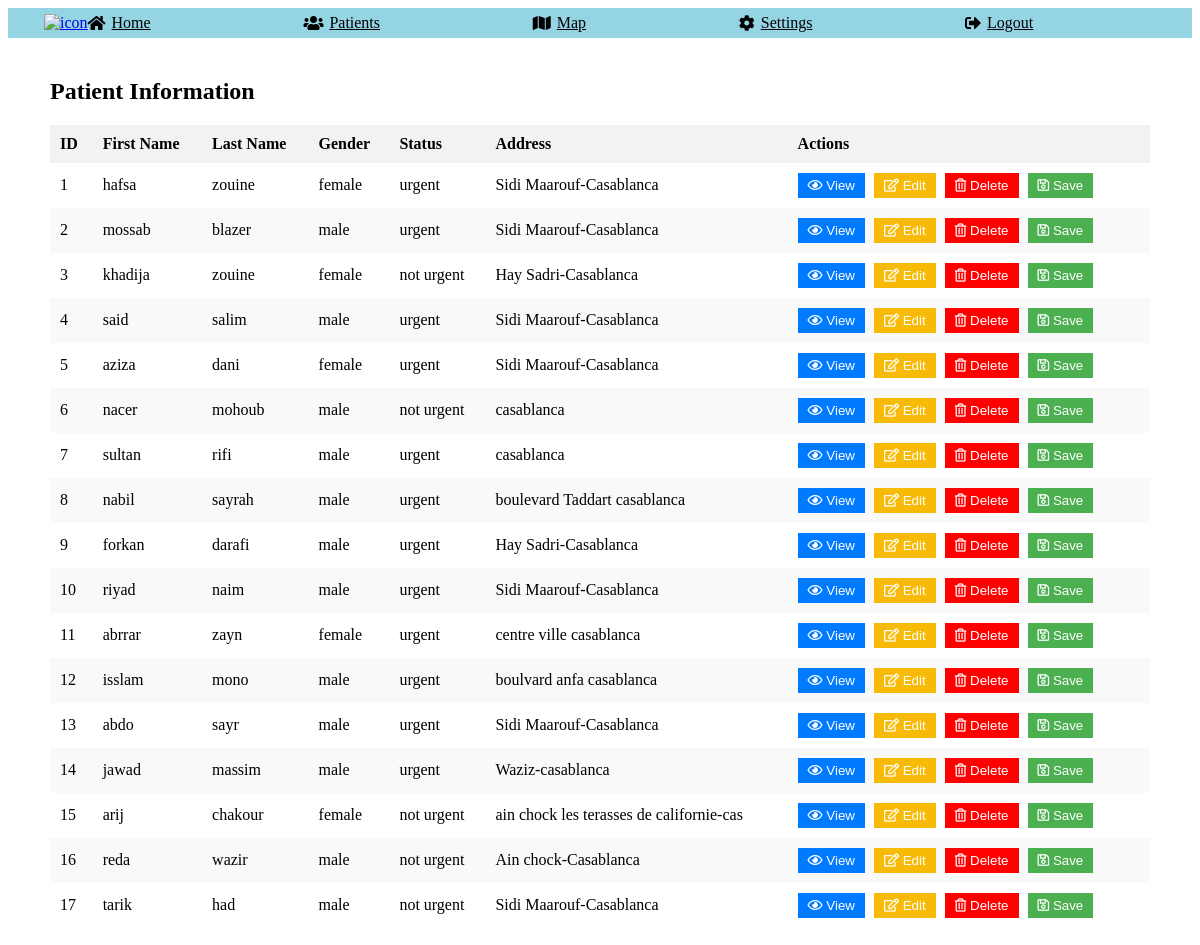
The app's page /patient_info.php with its own data.
### tables this page shows
CREATE TABLE `patient` (
  `id` int(11) NOT NULL,
  `first_name` varchar(20) NOT NULL,
  `last_name` varchar(20) NOT NULL,
  `gender` varchar(10) NOT NULL,
  `address` varchar(40) NOT NULL,
  `statuts` varchar(50) DEFAULT 'urgent'
);

### patient_info.php (the view, shortened to what this page needs)
<?php
$servername = "localhost";
$dbUsername = "root";
$dbPassword = "";
$dbname = "doctor";
$conn = mysqli_connect($servername, $dbUsername, $dbPassword, $dbname);
$selectQuery = "SELECT * FROM patient";
$result = mysqli_query($conn, $selectQuery);
$patients = [];
if (mysqli_num_rows($result) > 0) {
    while ($row = mysqli_fetch_assoc($result)) {
        $patients[] = $row;
    }
}
?>
<!DOCTYPE html>
<html lang="en">
<head>
    <link rel="stylesheet" href="https://cdnjs.cloudflare.com/ajax/libs/font-awesome/5.15.3/css/all.min.css">
</head>
<body>
<header>
        <div class="icon">
            <a href="#"><img src="ager.PNG" alt="icon"></a>
        </div>
        <div class="header-left">
          <i class="fas fa-home"></i>
          <a href="agentLog.html">Home</a>
        </div>
        <div class="header-left">
          <i class="fas fa-users"></i>
          <a href="patient_info.php">Patients</a>
        </div>
        <div class="header-right">
          <i class="fas fa-map"></i>
          <a href="combined_page.html">Map</a>
      </div>
        <div class="header-right">
          <i class="fas fa-cog"></i>
          <a href="settings.php">Settings</a>
        </div>
        <div class="header-right">
          <i class="fas fa-sign-out-alt"></i>
          <a href="responsable.html">Logout</a>
        </div>
    </header>
    <div class="container">
        <h2>Patient Information</h2>
        <table>
            <thead>
                <tr>
                    <th>ID</th>
                    <th>First Name</th>
                    <th>Last Name</th>
                    <th>Gender</th>
                    <th>Status</th>
                    <th>Address</th>
                    <th>Actions</th>
                </tr>
            </thead>
            <tbody>
                <?php foreach ($patients as $patient) : ?>
                    <tr>
                        <td><?php echo $patient['id']; ?></td>
                        <td><?php echo $patient['first_name']; ?></td>
                        <td><?php echo $patient['last_name']; ?></td>
                        <td><?php echo $patient['gender']; ?></td>
                        <td><?php echo $patient['statuts']; ?></td>
                        <td><?php echo $patient['address']; ?></td>
                        <td>
                            <button class="view" onclick="viewPatient(<?php echo $patient['id']; ?>)"><i class="far fa-eye"></i> View</button>
                            <button class="edit" onclick="editPatient(<?php echo $patient['id']; ?>)"><i class="far fa-edit"></i> Edit</button>
                            <button class="delete" onclick="deletePatient(<?php echo $patient['id']; ?>)"><i class="far fa-trash-alt"></i> Delete</button>
                            <button class="save" onclick="saveToFolder(<?php echo $patient['id']; ?>)"><i class="far fa-save"></i> Save</button>
                        </td>
                    </tr>
                <?php endforeach; ?>
            </tbody>
        </table>
    </div>
</body>
</html>

### patient_info.php (style rules this page uses)
header { background-color: #94D4E3; padding: 6px; display: flex; align-items: center; }
.icon img { width: 80px; height: 80px; margin-left: 30px; }
.header-left, .header-right { display: flex; align-items: center; margin-right: 30px; flex-grow: 1; }
.header-left a, .header-right a { color: black; text-decoration: underline; display: flex; align-items: center; }
.header-left i, .header-right i { margin-right: 6px; }
.container { max-width: 1100px; margin: 0 auto; padding: 20px; }
h2 { margin-bottom: 20px; }
table { width: 100%; border-collapse: collapse; }
th, td { padding: 10px; text-align: left; }
th { background-color: #f2f2f2; }
tr:nth-child(even) { background-color: #f9f9f9; }
button { padding: 5px 10px; margin-right: 5px; border: none; color: #fff; cursor: pointer; }
button.view { background-color:#007bff; }
button.edit { background-color: #F7BB07; }
button.delete { background-color: #ff0000; }
button.save { background-color: #4CAF50; }

### records on screen
patient: id "1", first_name "hafsa", last_name "zouine", gender "female", statuts "urgent", address "Sidi Maarouf-Casablanca"
patient: id "2", first_name "mossab", last_name "blazer", gender "male", statuts "urgent", address "Sidi Maarouf-Casablanca"
patient: id "3", first_name "khadija", last_name "zouine", gender "female", statuts "not urgent", address "Hay Sadri-Casablanca"
patient: id "4", first_name "said", last_name "salim", gender "male", statuts "urgent", address "Sidi Maarouf-Casablanca"
patient: id "5", first_name "aziza", last_name "dani", gender "female", statuts "urgent", address "Sidi Maarouf-Casablanca"
patient: id "6", first_name "nacer", last_name "mohoub", gender "male", statuts "not urgent", address "casablanca"
patient: id "7", first_name "sultan", last_name "rifi", gender "male", statuts "urgent", address "casablanca"
patient: id "8", first_name "nabil", last_name "sayrah", gender "male", statuts "urgent", address "boulevard Taddart casablanca"
patient: id "9", first_name "forkan", last_name "darafi", gender "male", statuts "urgent", address "Hay Sadri-Casablanca"
patient: id "10", first_name "riyad", last_name "naim", gender "male", statuts "urgent", address "Sidi Maarouf-Casablanca"
patient: id "11", first_name "abrrar", last_name "zayn", gender "female", statuts "urgent", address "centre ville casablanca"
patient: id "12", first_name "isslam", last_name "mono", gender "male", statuts "urgent", address "boulvard anfa casablanca"
patient: id "13", first_name "abdo", last_name "sayr", gender "male", statuts "urgent", address "Sidi Maarouf-Casablanca"
patient: id "14", first_name "jawad", last_name "massim", gender "male", statuts "urgent", address "Waziz-casablanca"
patient: id "15", first_name "arij", last_name "chakour", gender "female", statuts "not urgent", address "ain chock les terasses de californie-cas"
patient: id "16", first_name "reda", last_name "wazir", gender "male", statuts "not urgent", address "Ain chock-Casablanca"
patient: id "17", first_name "tarik", last_name "had", gender "male", statuts "not urgent", address "Sidi Maarouf-Casablanca"
